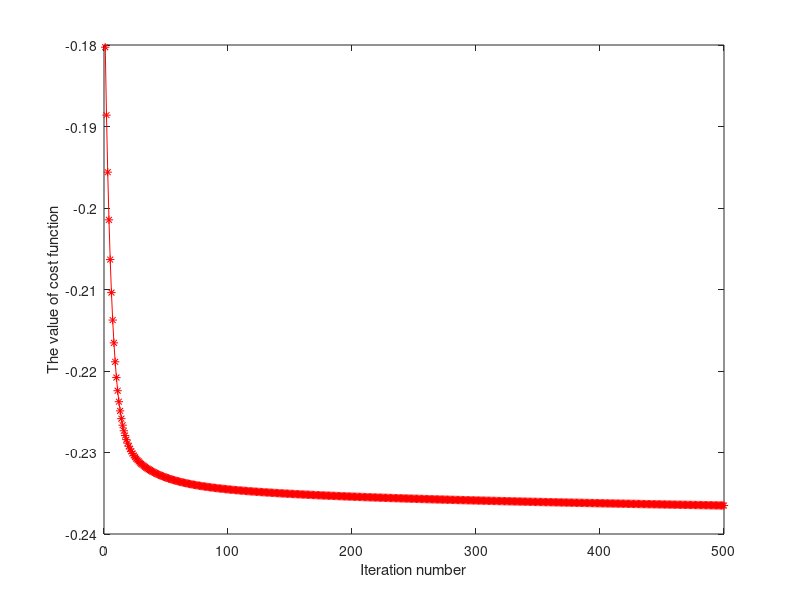
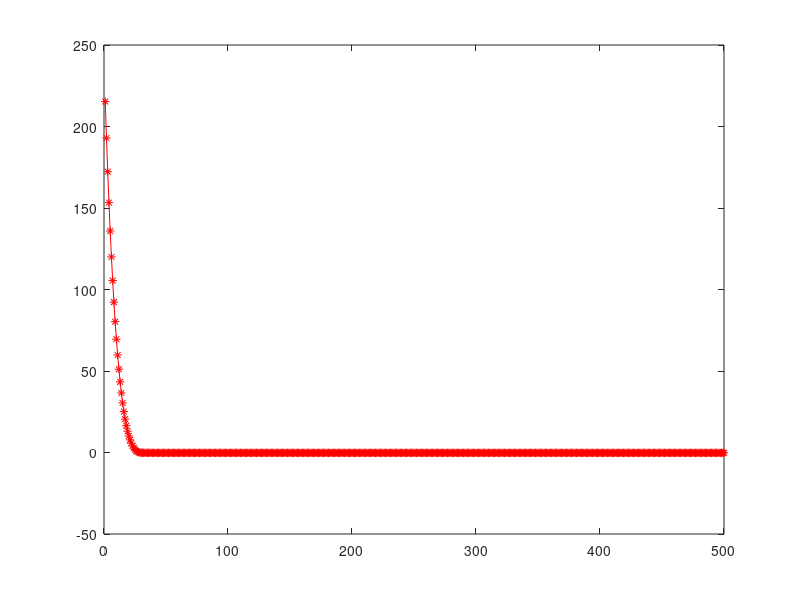
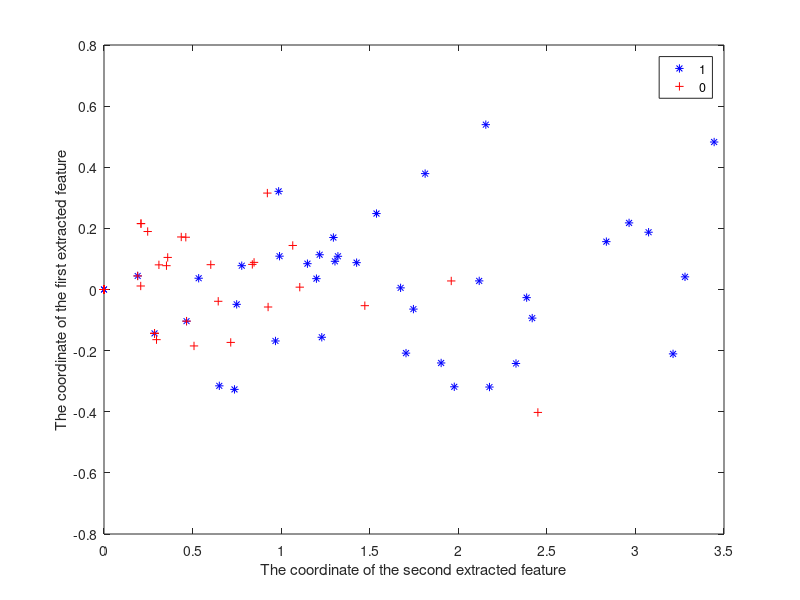

These figures' MATLAB source, in order: (Note: this script raises an error after producing the figures.)
clear;
clc;
load('train.mat');
Lables_tr=lab;
no_fea =  22;
A1=fea(1:40,:);
A2=fea(41:80,:);
AA=[A1;A2] ;
mean_AA=mean(AA);
 
mean_A1=mean(A1);
 
mean_A2=mean(A2);
 
S_B0=(40*(mean_A1-mean_AA)'*(mean_A1-mean_AA)+40*(mean_A2-mean_AA)'*(mean_A2-mean_AA));
%S_B=50*((mean_A1-mean_AA)'*(mean_A1-mean_AA)+(mean_A2-mean_AA)'*(mean_A2-mean_AA));
 
S_W0=zeros(no_fea,no_fea);
 
 
 
for k0=1:40
        S_W0=S_W0+(A1(k0,:)-mean_A1)'*(A1(k0,:)-mean_A1);
end
 
 
for k0=1:40
        S_W0= S_W0+(A2(k0,:)-mean_A2)'*(A2(k0,:)-mean_A2);
end
 
[m1,n1]=size(AA);
SB=S_B0/80;
SW=S_W0/80+eye(max(length(S_W0)))*0.000001;
 
 
%
v=0.1
%A=SW-v*SB;
A=-(SB-v*SW);
M=2;
W=rand(n1,M);
W2=rand(n1,M);
R2=eye(M);
I=eye(M);
R=rand(M,M);
R=R+R';
  
Iterations=500;
  
 r1=0.1;
  
r2=1

 r12=0.1;
  
r22=1;
 
Cost1=zeros(Iterations,1);
Cost2=zeros(Iterations,1);
Cost3=zeros(Iterations,1);
Cost4=zeros(Iterations,1);
Cost5=zeros(Iterations,1);
Cost6=zeros(Iterations,1);
for k=1:Iterations;

%%%%%% symmtric

DF1=2*A*W+2*W*(R.*(W'*W-I).*R)'+2*W*(R.*(W'*W-I).*R);
DF1=DF1/norm(DF1);
W=W-r1*DF1;
W=orth(W);

 
DF2=(2*(R.*(W'*W-I)).*(W'*W-I))+(2*(R.*(W'*W-I)).*(W'*W-I))'-diag(diag(2*(R.*(W'*W-I)).*(W'*W-I)));
DF2=DF2/norm(DF2);
 if  Cost2(k)>0.01
     R=R+r2*DF2;
end
      
      
Cost1(k)=trace(W'*A*W)+trace((R.*(W'*W-I))'*(R.*(W'*W-I)));  
Cost2(k)=trace((R.*(W'*W-I))'*(R.*(W'*W-I)));
Cost3(k)=trace(W'*A*W);


%%%%%%%%%%%% diagnal 
DF3=2*A*W2+2*W2*(R2'*R2)*W2'*W2+2*W2*W2'*W2*(R2'*R2)-4*W2*R2'*R2;
%DF1=2*(SB-v*SW)*W+2*W*(R'*R)*W'*W+2*W*W'*W*(R'*R)-4*W*R'*R;
DF3=DF3/norm(DF3);
W2=W2-r12*DF3;
%W2=orth(W2);

 
DF4=diag(diag(2*R2*W2'*W2*W2'*W2-4*R2*W2'*W2+2*R2));
DF4=DF4/norm(DF4);
 if  Cost2(k)>0.01
            R2=R2+r22*DF4;
end
      
      
Cost4(k)=trace(W2'*A*W2)+trace(W2'*W2*R2'*R2*W2'*W2-R2'*R2*W2'*W2-W2'*W2*R2'*R2+R2'*R2);  
Cost5(k)=trace(W2'*W2*R2'*R2*W2'*W2-R2'*R2*W2'*W2-W2'*W2*R2'*R2+R2'*R2);
Cost6(k)=trace(W2'*A*W2);
 k 
end
 
figure(1)
plot(Cost1(1:Iterations),'r-*')
ylabel('The value of cost function');
xlabel('Iteration number');
 
%  
% figure(2)
% plot(Cost2(1:Iterations),'r-*')
% 
% figure(3)
% plot(Cost3(1:Iterations),'r-*')

figure(4)
plot(Cost4(1:Iterations),'r-*')
%ylabel('The value of cost function');
%xlabel('Iterations');
%  
%  
% figure(5)
% plot(Cost5(1:Iterations),'r-*')
% 
% figure(6)
% plot(Cost6(1:Iterations),'r-*')
%  




x1=W'*AA';
x2_tr=x1';

% A11=fea_te(1:172,:);
% A12=fea_te(173:187,:);
x11=W'*A1';
x12=W'*A2';
 figure(12)
plot(x11(1,:),x11(2,:),'b*')
hold on
plot(x12(1,:),x12(2,:),'r+')
ylabel('The coordinate of the first extracted feature');
xlabel('The coordinate of the second extracted feature');
legend('1','0')

svmStruct= svmtrain(x2_tr,Lables_tr,'Kernel_Function','rbf','method','LS','showplot',true); 
load('test.mat');


x1_te=W'*fea_te';
x2_te=x1_te';
classes = svmclassify(svmStruct,x2_te);
nCorrect=sum(classes==lab_te);
accuracy=nCorrect/length(classes)
% 

% predict_label = knnclassify(x2_te, x2_tr,Lables_tr, 1);
% accuracy = length(find(predict_label==lab_te))/length(lab_te)*100

% 
%  x1=W2'*AA';
%  x2_tr=x1';
%  
% 
% load('test.mat');
% x1_te=W'*fea_te';
% x2_te=x1_te';
% % model= svmtrain2(lab_tr,x2_tr,'-c 2 -t 2 -g 1 -q');
% % [predict_label, accuracy, dec_values]= svmpredict(lab_te,x2_te,model);
% 
% % predict_label = knnclassify(x2_te, x2_tr,Lables_tr, 1);
% % accuracy = length(find(predict_label==lab_te))/length(lab_te)*100
% 
% x1=W2'*AA';
% x2_tr=x1';
% svmStruct= svmtrain(x2_tr,Lables_tr,'Kernel_Function','rbf','method','LS','showplot',true); 
% load('test.mat');
% x1_te=W'*fea_te';
% x2_te=x1_te';
% classes = svmclassify(svmStruct,x2_te);
% nCorrect=sum(classes==lab_te);
% accuracy=nCorrect/length(classes)

% 
